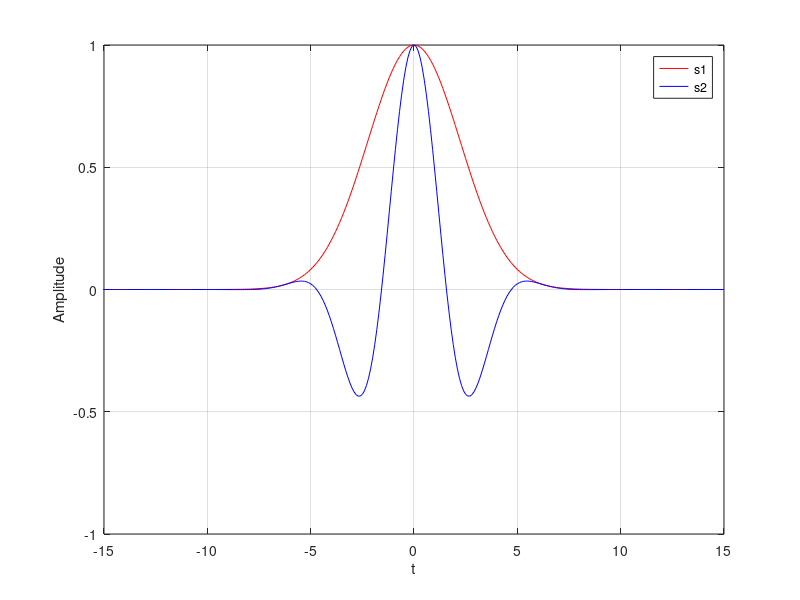
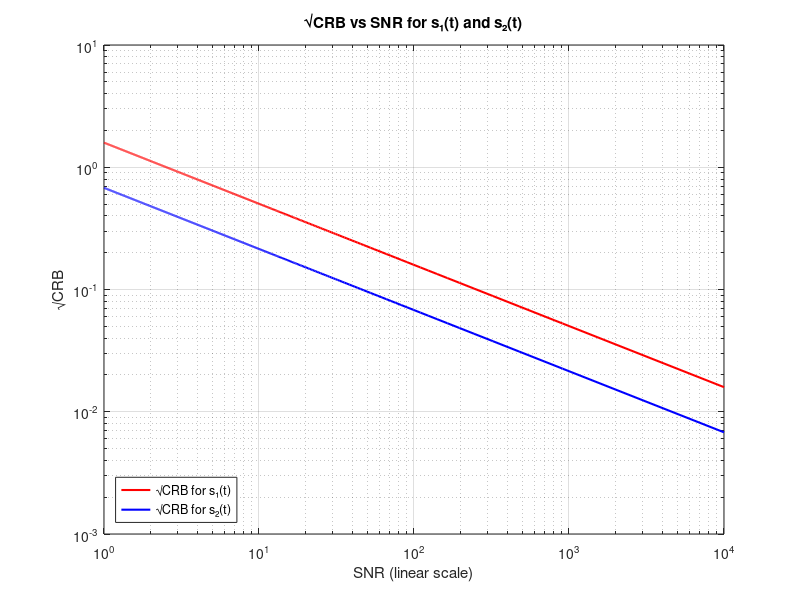

These figures' MATLAB source, in order:
clear all
close all

Ts = 0.1;
Trange = [ -15:Ts :15];
%sigma_2 = 0.01;

s1 = exp( -0.1* Trange .^2);
s2 = exp( -0.1* Trange .^2) .*cos(Trange);
%e = sqrt(sigma_2)*randn(size(Trange));
%x = s2 + e;


figure;
plot(Trange, s1, 'r', Trange, s2, 'b')
grid on
legend('s1', 's2')
xlabel('t')
ylabel('Amplitude')


%{
figure;
plot(Trange,x)
legend('e with sigma^2=0.01')
xlabel('t')
ylabel('Amplitude')
%}

n = -100:100;         
s1_sampled = exp(-0.1 * (n*Ts).^2);
s2_sampled = exp(-0.1 * (n*Ts).^2) .* cos(n*Ts);
E1 = sum(abs(s1_sampled).^2);
E2 = sum(abs(s2_sampled).^2);

alpha1 = 1 / sqrt(E1);
alpha2 = 1 / sqrt(E2);

fprintf('E1 = %.4f, E2 = %.4f\n', E1, E2);
fprintf('alpha1 = %.4f, alpha2 = %.4f\n', alpha1, alpha2);


%Q6, CRB and SNR
sigma2_vals = 0.0001:0.001:1;
CRB_s1_values = zeros(size(sigma2_vals));
CRB_s2_values = zeros(size(sigma2_vals));
s1_prime = gradient(s1_sampled, Ts);
s2_prime = gradient(s2_sampled, Ts);
int_s1p2 = sum(s1_prime.^2) * Ts;
int_s2p2 = sum(s2_prime.^2) * Ts;

for i = 1:length(sigma2_vals)
    sigma2 = sigma2_vals(i);
    CRB_s1_values(i) = sigma2/int_s1p2;
    CRB_s2_values(i) = sigma2/int_s2p2;    
end
SNR_linear = 1./sigma2_vals;
SNR_dB = 10*log10(SNR_linear);

figure;
loglog(SNR_linear, sqrt(CRB_s1_values), 'r', 'LineWidth', 1.5); hold on;
loglog(SNR_linear, sqrt(CRB_s2_values), 'b', 'LineWidth', 1.5);
grid on;

legend('√CRB for s₁(t)', '√CRB for s₂(t)', 'Location', 'southwest');
xlabel('SNR (linear scale)');
ylabel('\surdCRB');
title('\surdCRB vs SNR for s₁(t) and s₂(t)');


set(gca, 'XScale', 'log', 'YScale', 'log');




%ML estimation of T
%{
ML_estimation_vector = [];
for  T = -5:Ts:5
    sweep_signal = (exp( -0.1* (Trange-T) .^2) .*cos(Trange-T)).*x;
    ML_estimation_vector(T) = sum(sweep_signal);
end
[~, idx] = max(ML_estimation_vector);
T_hat = T(idx)
%}
